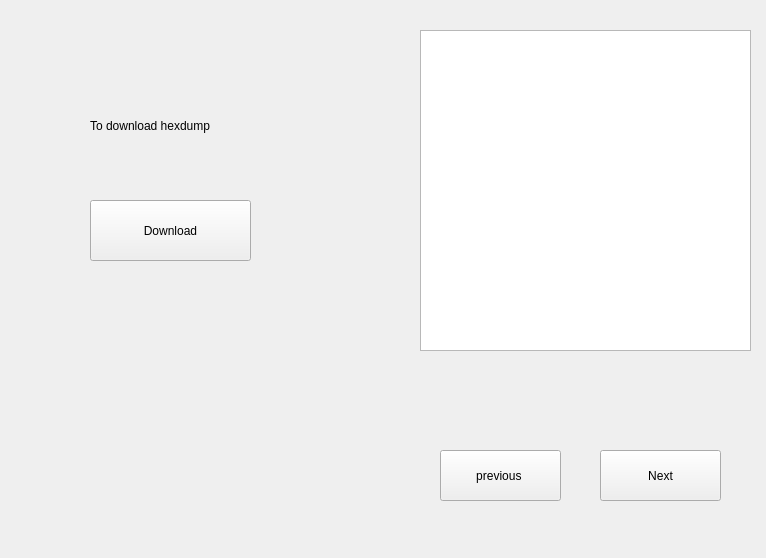
<?xml version="1.0" encoding="UTF-8"?>
<ui version="4.0">
 <class>Form</class>
 <widget class="QWidget" name="Form">
  <property name="geometry">
   <rect>
    <x>0</x>
    <y>0</y>
    <width>766</width>
    <height>558</height>
   </rect>
  </property>
  <property name="windowTitle">
   <string>Form</string>
  </property>
  <widget class="QTextEdit" name="textEdit">
   <property name="geometry">
    <rect>
     <x>420</x>
     <y>30</y>
     <width>331</width>
     <height>321</height>
    </rect>
   </property>
  </widget>
  <widget class="QPushButton" name="Next">
   <property name="geometry">
    <rect>
     <x>600</x>
     <y>450</y>
     <width>121</width>
     <height>51</height>
    </rect>
   </property>
   <property name="text">
    <string>Next</string>
   </property>
  </widget>
  <widget class="QPushButton" name="Previous">
   <property name="geometry">
    <rect>
     <x>440</x>
     <y>450</y>
     <width>121</width>
     <height>51</height>
    </rect>
   </property>
   <property name="text">
    <string>previous </string>
   </property>
  </widget>
  <widget class="QPushButton" name="Download">
   <property name="geometry">
    <rect>
     <x>90</x>
     <y>200</y>
     <width>161</width>
     <height>61</height>
    </rect>
   </property>
   <property name="text">
    <string>Download</string>
   </property>
  </widget>
  <widget class="QLabel" name="label">
   <property name="geometry">
    <rect>
     <x>90</x>
     <y>110</y>
     <width>171</width>
     <height>31</height>
    </rect>
   </property>
   <property name="text">
    <string>To download hexdump</string>
   </property>
  </widget>
 </widget>
 <resources/>
 <connections/>
</ui>
